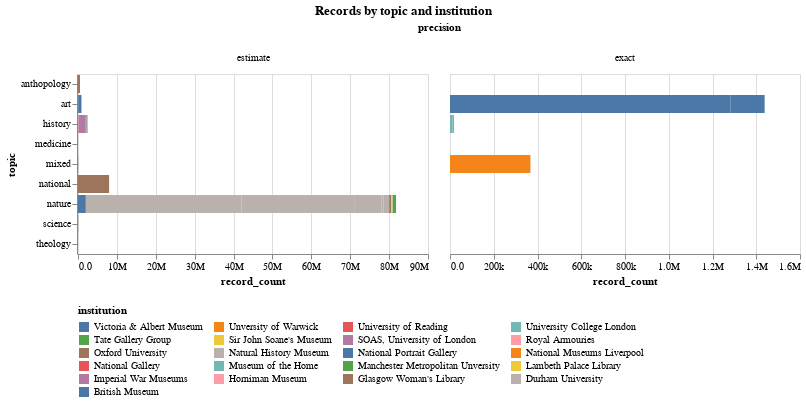

The code cell stored with this chart in its notebook:
### Code cell
title = alt.TitleParams('Records by topic and institution', anchor='middle')
alt.Chart(records_data, title=title).mark_bar().encode(
    color=alt.Color('institution:N', sort='descending', legend=alt.Legend(orient='bottom',columns=4)),
    column='precision:O',
    x='record_count:Q',
    y='topic:N',
).properties(width=350).resolve_scale(x='independent').configure(numberFormat='.2s')

### Figure 1 — Vega-Lite specification as saved in the notebook (floating-point values rounded to 4 significant figures)
{"config": {"view": {"continuousWidth": 300, "continuousHeight": 300}, "numberFormat": ".2s"}, "data": {"name": "data-12b097995b6236260bf4e24f871dc0bb"}, "mark": {"type": "bar"}, "encoding": {"color": {"field": "institution", "legend": {"columns": 4, "orient": "bottom"}, "sort": "descending", "type": "nominal"}, "column": {"field": "precision", "type": "ordinal"}, "x": {"field": "record_count", "type": "quantitative"}, "y": {"field": "topic", "type": "nominal"}}, "resolve": {"scale": {"x": "independent"}}, "title": {"text": "Records by topic and institution", "anchor": "middle"}, "width": 350, "$schema": "https://vega.github.io/schema/vega-lite/v5.17.0.json", "datasets": {"data-12b097995b6236260bf4e24f871dc0bb": [{"institution": "Oxford University", "subcollection": "History of Science Museum", "sector": "university", "type": "museum", "topic": "science", "precision": "estimate", "record_count": 33592}, {"institution": "Oxford University", "subcollection": "Museum of Natural History", "sector": "university", "type": "museum", "topic": "nature", "precision": "estimate", "record_count": 505745}, {"institution": "Oxford University", "subcollection": "Pitt Rivers Museum", "sector": "university", "type": "museum", "topic": "anthopology", "precision": "estimate", "record_count": 513107}, {"institution": "Durham University", "subcollection": "Oriental Museum", "sector": "university", "type": "museum", "topic": "art", "precision": "estimate", "record_count": 33234}, {"institution": "University College London", "subcollection": "Petrie Museum", "sector": "university", "type": "museum", "topic": "history", "precision": "estimate", "record_count": 83455}, {"institution": "University College London", "subcollection": "UCL Art Museum", "sector": "university", "type": "museum", "topic": "art", "precision": "estimate", "record_count": 10712}, {"institution": "University College London", "subcollection": "UCL Pathology Collection", "sector": "university", "type": "museum", "topic": "medicine", "precision": "estimate", "record_count": 8817}, {"institution": "University College London", "subcollection": "UCL Pathology Collection", "sector": "university", "type": "museum", "topic": "science", "precision": "estimate", "record_count": 1462}, {"institution": "Glasgow Woman's Library", "subcollection": "Museum Collections", "sector": "library", "type": "museum", "topic": "mixed", "precision": "estimate", "record_count": 3567}, {"institution": "Victoria & Albert Museum", "subcollection": "Victoria & Albert Museum", "sector": "dcms", "type": "museum", "topic": "art", "precision": "exact", "record_count": 1281326}, {"institution": "Museum of the Home", "subcollection": "Museum of the Home", "sector": "dcms", "type": "museum", "topic": "history", "precision": "exact", "record_count": 12200}, {"institution": "Horniman Museum", "subcollection": "Museum Collection", "sector": "dcms", "type": "museum", "topic": "history", "precision": "estimate", "record_count": 132612}, {"institution": "Imperial War Museums", "subcollection": "Museum Collection", "sector": "dcms", "type": "museum", "topic": "history", "precision": "estimate", "record_count": 1737698}, {"institution": "National Gallery", "subcollection": "Museum Collection", "sector": "dcms", "type": "museum", "topic": "history", "precision": "estimate", "record_count": 2626}, {"institution": "National Museums Liverpool", "subcollection": "Museum Collection", "sector": "dcms", "type": "museum", "topic": "history", "precision": "estimate", "record_count": 73682}, {"institution": "National Portrait Gallery", "subcollection": "Museum Collection", "sector": "dcms", "type": "museum", "topic": "history", "precision": "estimate", "record_count": 220000}, {"institution": "Natural History Museum", "subcollection": "Entomology collections", "sector": "dcms", "type": "museum", "topic": "nature", "precision": "estimate", "record_count": 34000000}, {"institution": "Natural History Museum", "subcollection": "Botany collections", "sector": "dcms", "type": "museum", "topic": "nature", "precision": "estimate", "record_count": 6000000}, {"institution": "Natural History Museum", "subcollection": "Zooology collections", "sector": "dcms", "type": "museum", "topic": "nature", "precision": "estimate", "record_count": 29000000}, {"institution": "Natural History Museum", "subcollection": "Palaeontology collections", "sector": "dcms", "type": "museum", "topic": "nature", "precision": "estimate", "record_count": 7000000}, {"institution": "Natural History Museum", "subcollection": "Mineralogy collections", "sector": "dcms", "type": "museum", "topic": "nature", "precision": "estimate", "record_count": 500000}, {"institution": "Natural History Museum", "subcollection": "Library and archive collections", "sector": "dcms", "type": "library", "topic": "nature", "precision": "estimate", "record_count": 1500000}, {"institution": "Royal Armouries", "subcollection": "Museum Collection", "sector": "dcms", "type": "museum", "topic": "nature", "precision": "estimate", "record_count": 65627}, {"institution": "Sir John Soane's Museum", "subcollection": "Museum Collection", "sector": "dcms", "type": "museum", "topic": "nature", "precision": "estimate", "record_count": 57164}, {"institution": "Tate Gallery Group", "subcollection": "Museum Collection", "sector": "dcms", "type": "museum", "topic": "nature", "precision": "estimate", "record_count": 79236}, {"institution": "British Museum", "subcollection": "Museum Collection", "sector": "dcms", "type": "museum", "topic": "nature", "precision": "estimate", "record_count": 2000000}, {"institution": "Oxford University", "subcollection": "History of Science Museum", "sector": "university", "type": "museum", "topic": "science", "precision": "estimate", "record_count": 21011}, {"institution": "Oxford University", "subcollection": "Bodleian Library", "sector": "university", "type": "library", "topic": "national", "precision": "estimate", "record_count": 8000000}, {"institution": "Manchester Metropolitan Unversity", "subcollection": "Special Collections", "sector": "university", "type": "library", "topic": "mixed", "precision": "estimate", "record_count": 28600}, {"institution": "SOAS, University of London", "subcollection": "Special Collections", "sector": "university", "type": "library", "topic": "mixed", "precision": "estimate", "record_count": 40337}, {"institution": "University of Reading", "subcollection": "Library Collection", "sector": "university", "type": "library", "topic": "history", "precision": "estimate", "record_count": 0}, {"institution": "Lambeth Palace Library", "subcollection": "Sion College Collections", "sector": "library", "type": "library", "topic": "theology", "precision": "estimate", "record_count": 15000}, {"institution": "Victoria & Albert Museum", "subcollection": "National Art Library", "sector": "dcms", "type": "library", "topic": "art", "precision": "estimate", "record_count": 849000}, {"institution": "Museum of the Home", "subcollection": "Library Collection", "sector": "dcms", "type": "library", "topic": "history", "precision": "exact", "record_count": 6290}, {"institution": "Royal Armouries", "subcollection": "Library Collection", "sector": "dcms", "type": "library", "topic": "nature", "precision": "estimate", "record_count": 65627}, {"institution": "Sir John Soane's Museum", "subcollection": "Library Collection", "sector": "dcms", "type": "library", "topic": "nature", "precision": "estimate", "record_count": 57164}, {"institution": "Unversity of Warwick", "subcollection": "Modern Records Centre", "sector": "university", "type": "archive", "topic": "mixed", "precision": "exact", "record_count": 367655}, {"institution": "University of Reading", "subcollection": "Archive Collection", "sector": "university", "type": "archive", "topic": "history", "precision": "estimate", "record_count": 186216}, {"institution": "Victoria & Albert Museum", "subcollection": "Victoria & Albert Museum Archives", "sector": "dcms", "type": "archive", "topic": "art", "precision": "exact", "record_count": 157054}, {"institution": "Royal Armouries", "subcollection": "Archive Collection", "sector": "dcms", "type": "archive", "topic": "nature", "precision": "estimate", "record_count": 130130}, {"institution": "Sir John Soane's Museum", "subcollection": "Archive Collection", "sector": "dcms", "type": "archive", "topic": "nature", "precision": "estimate", "record_count": 0}, {"institution": "Tate Gallery Group", "subcollection": "Archive Collection", "sector": "dcms", "type": "archive", "topic": "nature", "precision": "estimate", "record_count": 807060}]}}
